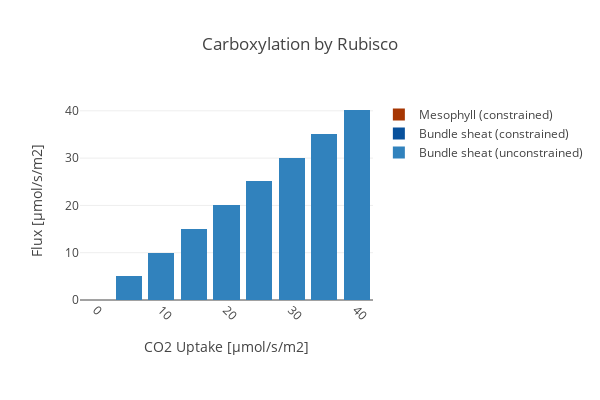

Here is the notebook cell this chart was saved with:
### Code cell
create_bar_plot_rxn(D_fba, D_exp,
                    {'[M]_RBC_h':'Mesophyll (constrained)','[B]_RBC_h_Ex':'Bundle sheat (constrained)',
                 '[B]_RBC_h': 'Bundle sheat (unconstrained)'},
                    'Carboxylation by Rubisco', xaxis_title,
                    stacked = True, save_fig=save_fig)

### Figure 1 — Plotly figure (JSON) as saved in the notebook; plotly's stock layout.template omitted (floating-point values rounded to 4 significant figures)
{"data": [{"marker": {"color": "rgb(49,130,189)"}, "name": "Bundle sheat (unconstrained)", "type": "bar", "uid": "25029a4c-c2af-4c99-9011-47e8694aec82", "x": [0, 5, 10, 15, 20, 25, 30, 35, 40], "y": [0, 5.022, 10.04, 15.07, 20.09, 25.11, 30.13, 35.15, 40.18]}, {"marker": {"color": "rgb(8,81,156)"}, "name": "Bundle sheat (constrained)", "type": "bar", "uid": "1db68170-2a3e-4954-a946-f587b1c13079", "x": [0, 5, 10, 15, 20, 25, 30, 35, 40], "y": [0, 0, 0, 5.949e-14, 6.764e-14, 0, 2.921e-14, 4.201e-13, 2.134e-14]}, {"marker": {"color": "rgb(166,54,3)"}, "name": "Mesophyll (constrained)", "type": "bar", "uid": "5e70fdec-a891-4188-8e34-45a2e139abe6", "x": [0, 5, 10, 15, 20, 25, 30, 35, 40], "y": [0, 1.081e-15, 5.092e-15, 2.395e-14, 0, 2.884e-14, 1.765e-14, 2.218e-14, 7.309e-15]}], "layout": {"barmode": "stack", "height": 400, "margin": {"b": 100}, "title": {"text": "Carboxylation by Rubisco"}, "width": 600, "xaxis": {"tickangle": 45, "title": {"text": "CO2 Uptake [µmol/s/m2]"}}, "yaxis": {"autorange": true, "title": {"text": "Flux [µmol/s/m2]"}}}}
